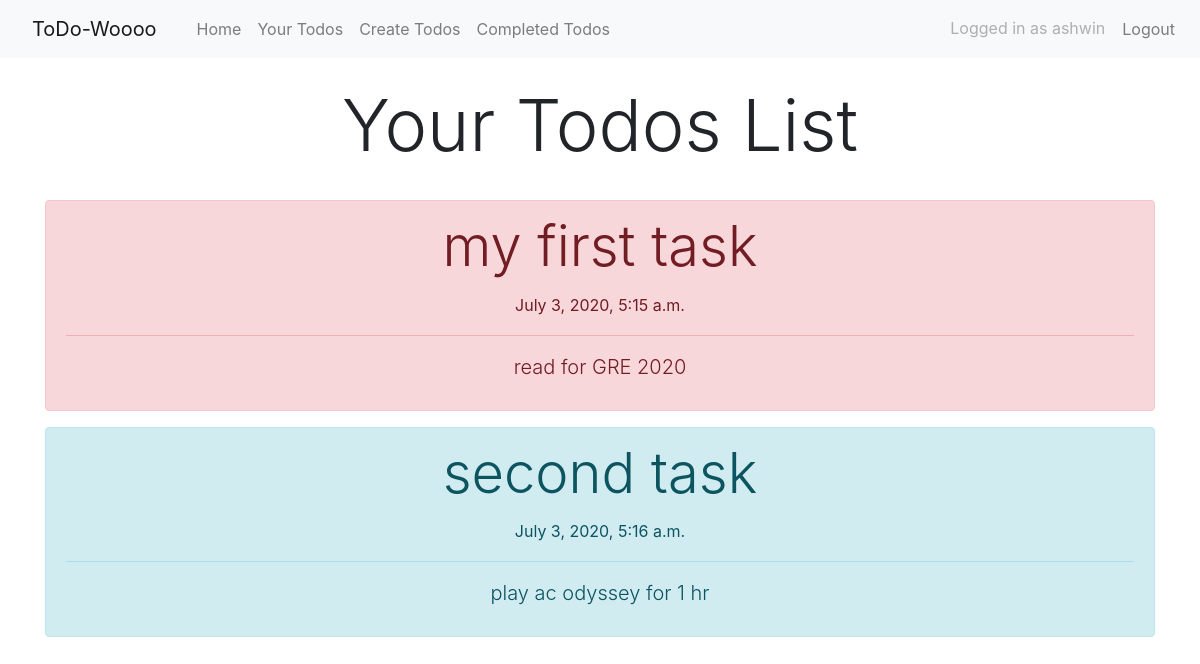
The page /yourtodos/ (signed in) on the database its author committed.
### todo/models.py (models this page shows, shortened)
class todolist(models.Model):
    title = models.CharField(max_length=100)
    todo = models.TextField(blank=True)
    created = models.DateTimeField(auto_now_add=True)
    finish = models.DateTimeField(null=True, blank=True)
    important = models.BooleanField(default=False)
    user = models.ForeignKey(User, on_delete=models.CASCADE)

### todo/views.py (the view)
# urls.py: path('yourtodos/', views.listtodos, name='listtodos'),
@login_required
def listtodos(request):
    todo = todolist.objects.filter(user=request.user, finish__isnull=True)
    return render(request, 'todo/listtodos.html', {'todos': todo})

### todo/templates/todo/listtodos.html
{% extends 'todo/base.html' %}
{% block content %}
<div class="container" style="text-align: center;">
    {% if todos %}
    <h3 class="display-3" style="text-align: center;">Your Todos List</h3><br>
    {% for todo in todos %}
    <a href="{% url 'detailview' todo.id %}" style="text-decoration: none;">
        {% if todo.important %}
        <div class="alert alert-danger">
            {% else %}
            <div class="alert alert-info">
                {% endif %}
                <h4 class="display-4">
                    {{todo.title}}
                </h4>
                <p class="lead"><small>{{todo.created}}</small></p>
                <hr>
                <p class="lead">{{todo.todo}}</p>
            </div></a>
    {% endfor %}
    {% else %}
    <h3 class="display-3" style="text-align: center;">Your Todos List is
        Empty!!!
    </h3><br>
    {% endif %}
</div>
{% endblock %}

### todo/templates/todo/base.html (shortened to what this page needs)
<!DOCTYPE html>
<html lang="en">
<head>
    <link rel="stylesheet"
        href="https://stackpath.bootstrapcdn.com/bootstrap/4.5.0/css/bootstrap.min.css"
>
</head>
<body>
    <nav class="navbar navbar-expand-lg navbar-light bg-light">
        <a class="navbar-brand nav-link disabled" href=>ToDo-Woooo</a>
        <div class="collapse navbar-collapse" id="navbarNav">
            <ul class="navbar-nav">
                <li class="nav-item">
                    <a class="nav-link" href="{% url 'home' %}">Home</a>
                </li>
                {% if user.is_authenticated %}
                <li class="nav-item">
                    <a class="nav-link" href="{% url 'listtodos' %}">Your
                        Todos</a>
                </li>
                <li class="nav-item">
                    <a class="nav-link" href="{% url 'todos' %}">Create
                        Todos</a>
                </li>
                <li class="nav-item">
                    <a class="nav-link"
                        href="{% url 'viewcomplete' %}">Completed
                        Todos</a>
                </li>
                {% endif %}
            </ul>
            <ul class="navbar-nav ml-auto">
                {% if user.is_authenticated %}
                <li class="nav-item">
                    <a class="nav-link disabled" href="#" tabindex="-1"
                        aria-disabled="true">Logged in as {{user.username}}</a>
                </li>
                <form method="POST" class="form-inline my-2 my-lg-0"
                    action="{% url 'logoutuser' %}">
                    <button class="btn btn-link nav-link"
                        type="submit">Logout</button>
                </form>
                {% endif %}
            </ul>
        </div>
    </nav>
    <br>
    {%block content%}
    {% endblock %}
</body>
</html>

### rows shown on the page
todolist: title "my first task", created "July 3, 2020, 5:15 a.m.", todo "read for GRE 2020"
todolist: title "second task", created "July 3, 2020, 5:16 a.m.", todo "play ac odyssey for 1 hr"

### other values the page prints
{{ user.username }} "ashwin"
